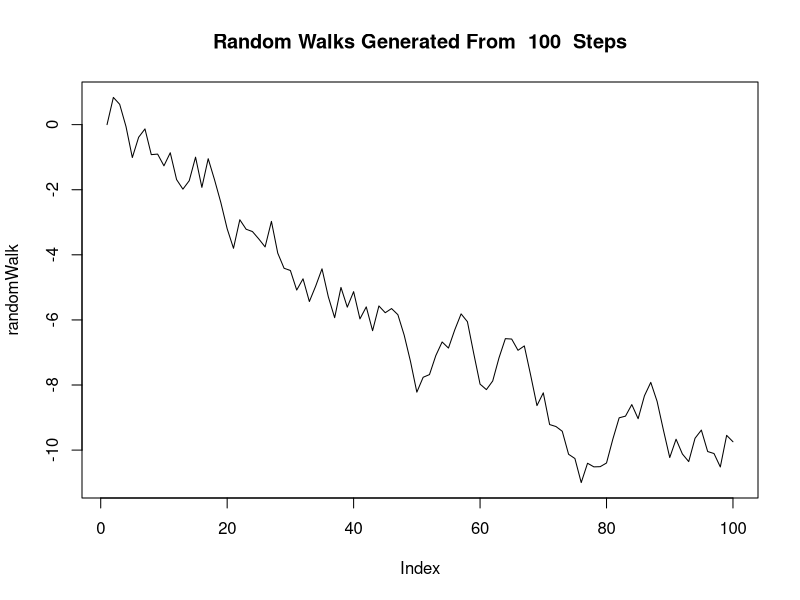
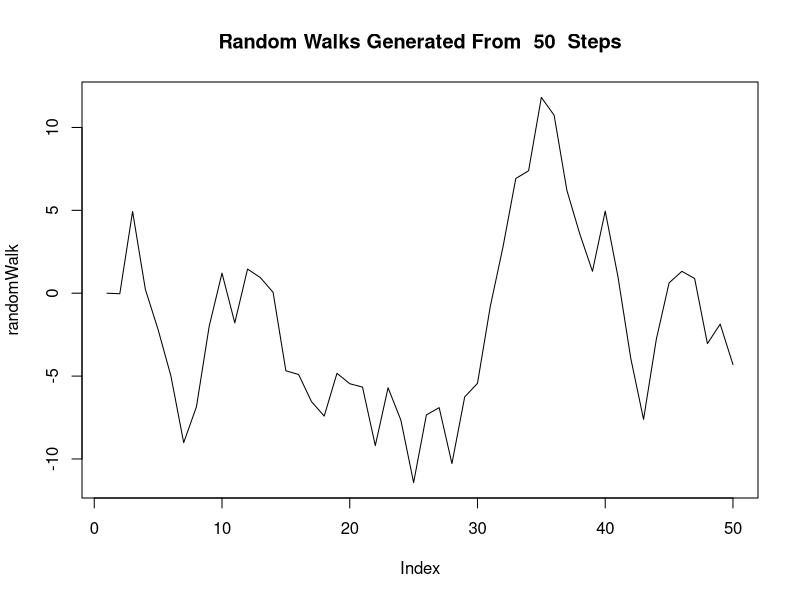
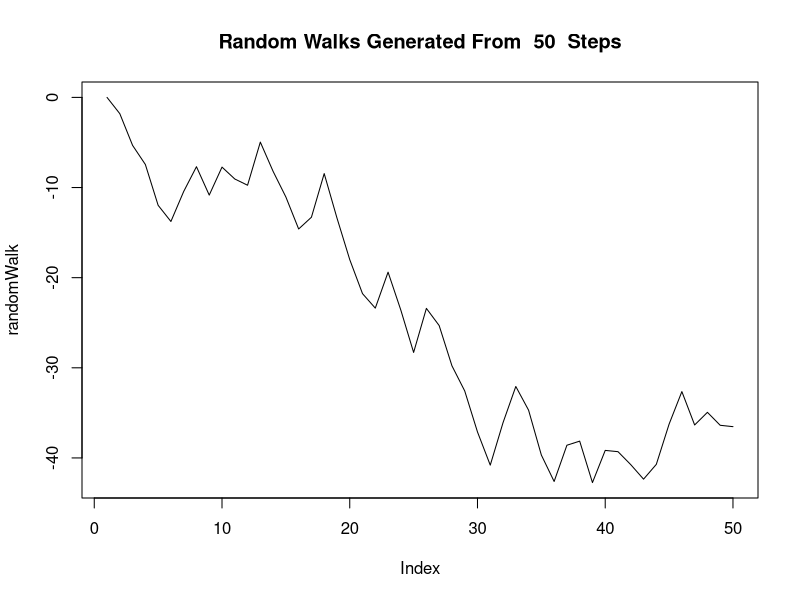
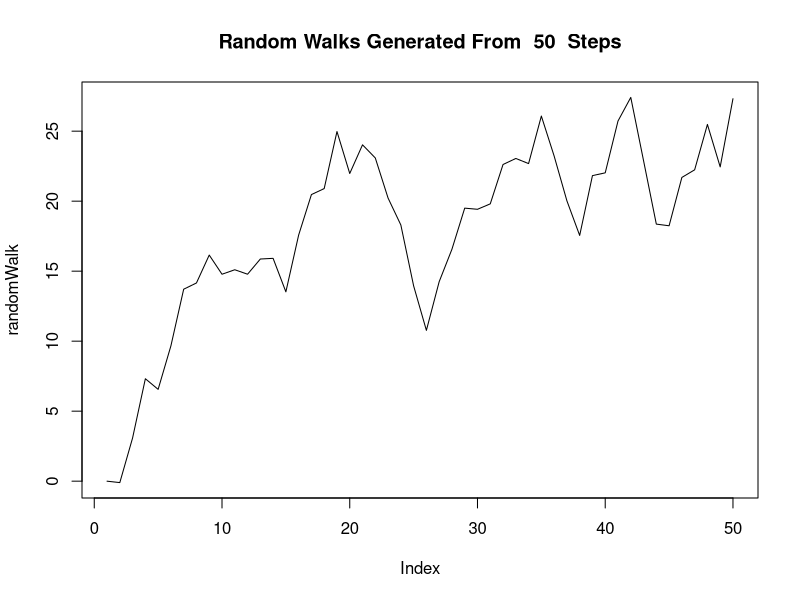
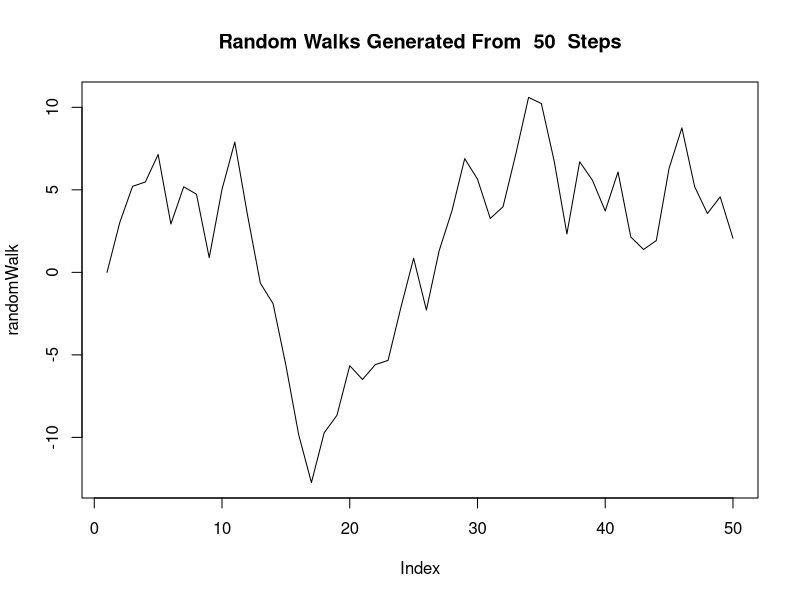
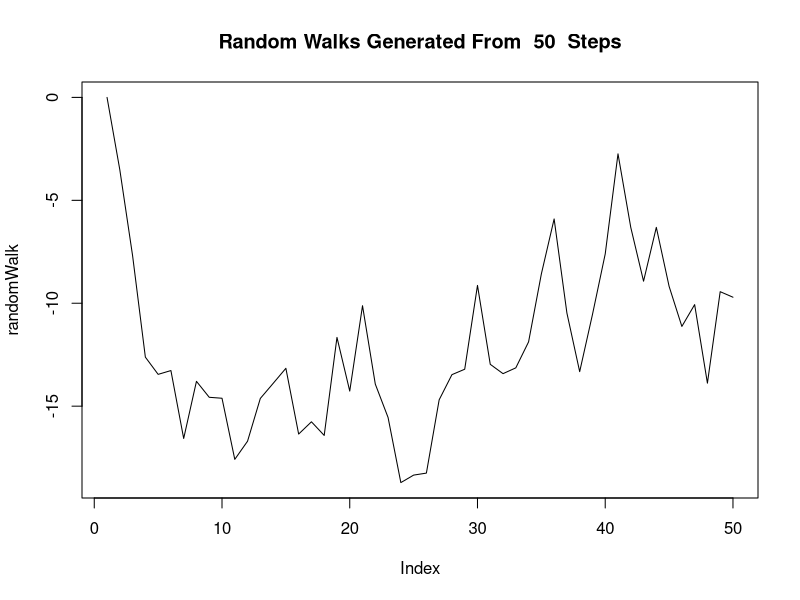
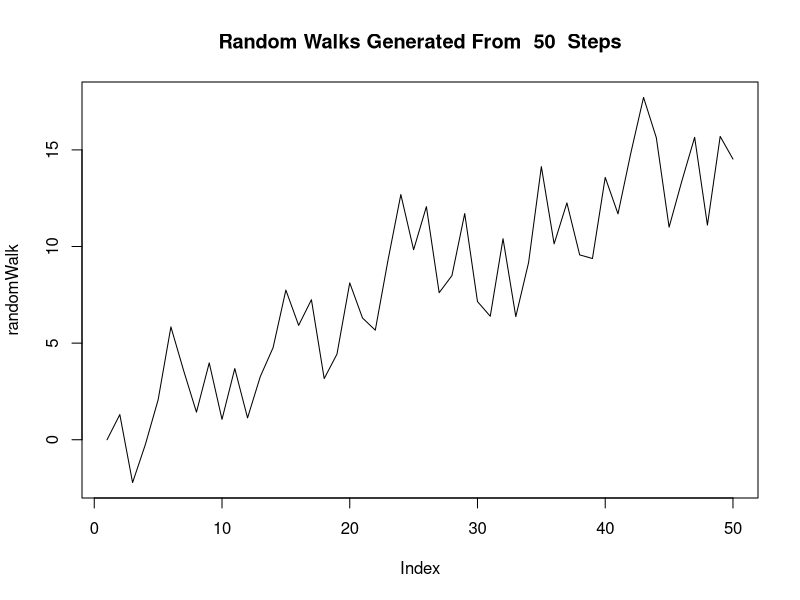
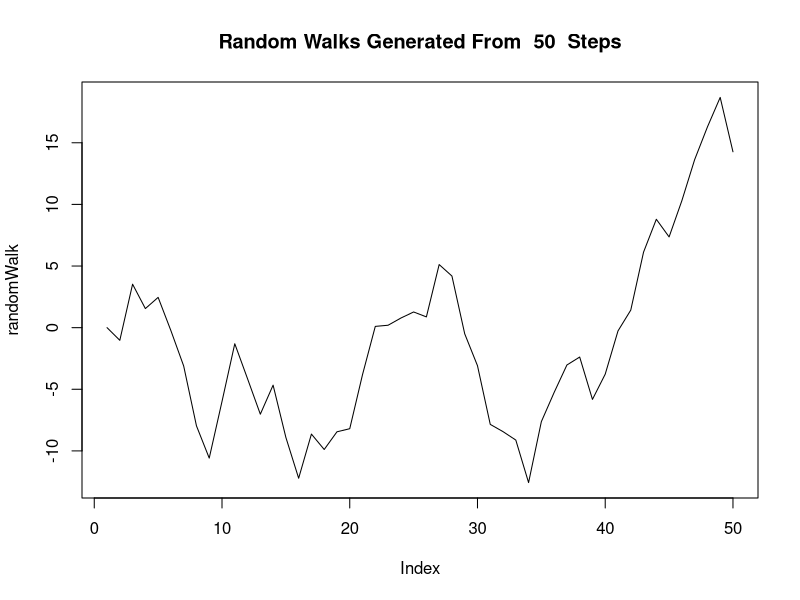

Source code (R) for these figures, in order:
#Question 1
#Initialising a function that generates a random walk
#@params numSteps - number of steps, stepRange - maximum size of step
generateWalkFunc <- function(numSteps, stepRange){
  #define the initial starting point
  initial.value <- 0
  #set the current point before the first iteration to the starting point
  #the randomWalk always starts at 0 (initial value)
  currentPoint <- initial.value
  randomWalk <- initial.value
  vec <- vector()
  #for loop which starts at 2 because our stating point is already initialised
  #iterate through until we complete the desired number of steps
  for(i in 2:numSteps){
    #The current position of the walk is the position of the previous point + a 
    #random value taken from a uniform distribution where the range varies from -stepRange to + stepRange.
    randomWalk[i] <- randomWalk[i - 1] + runif(1, -stepRange, stepRange)
    if(i == 2){
      #print(initial.value) #The first value always printed is the initial position (when i is equal to 2 since
      vec <- c(vec, initial.value)
      # thats where the for loop starts)
    }else{
      #print(currentPoint + c(0, cumsum(randomWalk[i])))
      #print(randomWalk[i])
      vec <- c(vec, randomWalk[i])
    }
    currentPoint <- randomWalk[i] #set the current point to the current point of the random walk
  }
  print(vec) #print the final vector showing all the points taken in the 100 steps
  #plot the randomly generated steps as a line plot
  plot(randomWalk, type = "l", main = paste("Random Walks Generated From ", numSteps, " Steps"))
}
#Calling the above function with a 100 steps each with a maximum size of 1 from each current position
generateWalkFunc(100, 1)


#Question 1 (Part C)
generateWalkFuncPartC <- function(numSteps, stepRange){
  #define the initial starting point
  initial.value <- 0
  #set the current point before the first iteration to the starting point
  #the randomWalk always starts at 0 (initial value)
  currentPoint <- initial.value
  randomWalk <- initial.value
  vec <- vector()
  #for loop which starts at 2 because our stating point is already initialised
  #iterate through until we complete the desired number of steps
  for(i in 2:numSteps){
    #The current position of the walk is the position of the previous point + a 
    #random value taken from a uniform distribution where the range varies from -stepRange to + stepRange.
    randomWalk[i] <- randomWalk[i - 1] + runif(1, -stepRange, stepRange)
    if(i == 2){
      #print(initial.value) #The first value always printed is the initial position (when i is equal to 2 since
      vec <- c(vec, initial.value)
      # thats where the for loop starts)
    }else{
      #print(currentPoint + c(0, cumsum(randomWalk[i])))
      #print(randomWalk[i])
      vec <- c(vec, randomWalk[i])
    }
    currentPoint <- randomWalk[i] #set the current point to the current point of the random walk
  }
  #print(vec) #print the final vector showing all the points taken in the 100 steps
  #plot the randomly generated steps as a line plot
  plot(randomWalk, type = "l", main = paste("Random Walks Generated From ", numSteps, " Steps"))
  
  return(tail(vec, n = 1))
}

testC <- c()
for(iterations in 1:1000){
  testC <- append(testC, generateWalkFuncPartC(50, 5), after = length(testC))
}
print(testC)

#Question 1 (Part D)
plot(density(testC), main = "Density Curve Of the Final Points")
curve(dnorm(x, mean=0, sd=5 * sqrt(50/3)),  col="red", lwd=2, add=TRUE, yaxt="n")
# testA = c()
# veca <- vector()
# veca <- c(9, 5, 3, 6, 3, 6, 7, 1, 67)
# veca <- vector()
# veca <- c(9, 5, 3, 6, 3, 6, 7, 1, 10)
# testA <- append(testA, tail(veca, n = 1), after = length(testA))
# 
# print(testA)
